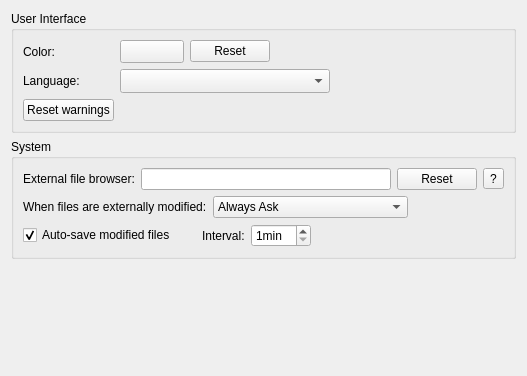
<?xml version="1.0" encoding="UTF-8"?>
<ui version="4.0">
 <class>Core::Internal::GeneralSettings</class>
 <widget class="QWidget" name="Core::Internal::GeneralSettings">
  <property name="geometry">
   <rect>
    <x>0</x>
    <y>0</y>
    <width>527</width>
    <height>376</height>
   </rect>
  </property>
  <layout class="QVBoxLayout" name="verticalLayout">
   <item>
    <widget class="QGroupBox" name="interfaceBox">
     <property name="title">
      <string>User Interface</string>
     </property>
     <layout class="QGridLayout" name="gridLayout_2">
      <item row="0" column="0">
       <widget class="QLabel" name="colorLabel">
        <property name="text">
         <string>Color:</string>
        </property>
        <property name="buddy">
         <cstring>colorButton</cstring>
        </property>
       </widget>
      </item>
      <item row="0" column="1">
       <layout class="QHBoxLayout" name="horizontalLayout">
        <item>
         <widget class="Utils::QtColorButton" name="colorButton">
          <property name="sizePolicy">
           <sizepolicy hsizetype="Preferred" vsizetype="Preferred">
            <horstretch>0</horstretch>
            <verstretch>0</verstretch>
           </sizepolicy>
          </property>
          <property name="minimumSize">
           <size>
            <width>64</width>
            <height>0</height>
           </size>
          </property>
          <property name="alphaAllowed" stdset="0">
           <bool>false</bool>
          </property>
         </widget>
        </item>
        <item>
         <widget class="QPushButton" name="resetColorButton">
          <property name="toolTip">
           <string comment="Color">Reset to default.</string>
          </property>
          <property name="text">
           <string>Reset</string>
          </property>
         </widget>
        </item>
        <item>
         <spacer name="horizontalSpacer">
          <property name="orientation">
           <enum>Qt::Horizontal</enum>
          </property>
          <property name="sizeHint" stdset="0">
           <size>
            <width>285</width>
            <height>20</height>
           </size>
          </property>
         </spacer>
        </item>
       </layout>
      </item>
      <item row="2" column="0">
       <widget class="QLabel" name="languageLabel">
        <property name="text">
         <string>Language:</string>
        </property>
       </widget>
      </item>
      <item row="2" column="1">
       <layout class="QHBoxLayout" name="horizontalLayout_3">
        <item>
         <widget class="QComboBox" name="languageBox">
          <property name="sizeAdjustPolicy">
           <enum>QComboBox::AdjustToMinimumContentsLengthWithIcon</enum>
          </property>
          <property name="minimumContentsLength">
           <number>20</number>
          </property>
         </widget>
        </item>
        <item>
         <spacer name="horizontalSpacer_2">
          <property name="orientation">
           <enum>Qt::Horizontal</enum>
          </property>
          <property name="sizeHint" stdset="0">
           <size>
            <width>285</width>
            <height>20</height>
           </size>
          </property>
         </spacer>
        </item>
       </layout>
      </item>
      <item row="3" column="0">
       <widget class="QPushButton" name="resetWarningsButton">
        <property name="toolTip">
         <string>Re-enable all warnings which were suppressed using &quot;Don't show again&quot; button (e.g. missing highlighter).</string>
        </property>
        <property name="text">
         <string comment="Button text">Reset warnings</string>
        </property>
       </widget>
      </item>
     </layout>
    </widget>
   </item>
   <item>
    <widget class="QGroupBox" name="systemBox">
     <property name="title">
      <string>System</string>
     </property>
     <layout class="QGridLayout" name="gridLayout">
      <item row="0" column="2">
       <widget class="QPushButton" name="resetFileBrowserButton">
        <property name="toolTip">
         <string comment="File Browser">Reset to default.</string>
        </property>
        <property name="text">
         <string>Reset</string>
        </property>
       </widget>
      </item>
      <item row="2" column="0" colspan="4">
       <layout class="QHBoxLayout" name="horizontalLayout_5">
        <item>
         <widget class="QCheckBox" name="autoSaveCheckBox">
          <property name="toolTip">
           <string>Automatically create temporary copies of modified files. If Qt Creator is restarted after a crash or power failure, it asks whether to recover the auto-saved content.</string>
          </property>
          <property name="text">
           <string>Auto-save modified files</string>
          </property>
          <property name="checked">
           <bool>true</bool>
          </property>
         </widget>
        </item>
        <item>
         <spacer name="horizontalSpacer_6">
          <property name="orientation">
           <enum>Qt::Horizontal</enum>
          </property>
          <property name="sizeType">
           <enum>QSizePolicy::Fixed</enum>
          </property>
          <property name="sizeHint" stdset="0">
           <size>
            <width>20</width>
            <height>20</height>
           </size>
          </property>
         </spacer>
        </item>
        <item>
         <widget class="QLabel" name="autoSaveIntervalLabel">
          <property name="text">
           <string>Interval:</string>
          </property>
         </widget>
        </item>
        <item>
         <widget class="QSpinBox" name="autoSaveInterval">
          <property name="suffix">
           <string extracomment="unit for minutes">min</string>
          </property>
          <property name="minimum">
           <number>1</number>
          </property>
         </widget>
        </item>
        <item>
         <spacer name="horizontalSpacer_5">
          <property name="orientation">
           <enum>Qt::Horizontal</enum>
          </property>
          <property name="sizeHint" stdset="0">
           <size>
            <width>40</width>
            <height>20</height>
           </size>
          </property>
         </spacer>
        </item>
       </layout>
      </item>
      <item row="1" column="0" colspan="4">
       <layout class="QHBoxLayout" name="horizontalLayout_2">
        <item>
         <widget class="QLabel" name="modifiedLabel">
          <property name="text">
           <string>When files are externally modified:</string>
          </property>
         </widget>
        </item>
        <item>
         <widget class="QComboBox" name="reloadBehavior">
          <property name="currentIndex">
           <number>0</number>
          </property>
          <item>
           <property name="text">
            <string>Always Ask</string>
           </property>
          </item>
          <item>
           <property name="text">
            <string>Reload All Unchanged Editors</string>
           </property>
          </item>
          <item>
           <property name="text">
            <string>Ignore Modifications</string>
           </property>
          </item>
         </widget>
        </item>
        <item>
         <spacer name="horizontalSpacer_3">
          <property name="orientation">
           <enum>Qt::Horizontal</enum>
          </property>
          <property name="sizeHint" stdset="0">
           <size>
            <width>40</width>
            <height>20</height>
           </size>
          </property>
         </spacer>
        </item>
       </layout>
      </item>
      <item row="0" column="3">
       <widget class="QToolButton" name="helpExternalFileBrowserButton">
        <property name="text">
         <string>?</string>
        </property>
        <property name="icon">
         <iconset resource="core.qrc">
          <normaloff>:/core/images/help.png</normaloff>:/core/images/help.png</iconset>
        </property>
       </widget>
      </item>
      <item row="0" column="0">
       <widget class="QLabel" name="externalFileBrowserLabel">
        <property name="text">
         <string>External file browser:</string>
        </property>
       </widget>
      </item>
      <item row="0" column="1">
       <widget class="QLineEdit" name="externalFileBrowserEdit"/>
      </item>
     </layout>
    </widget>
   </item>
   <item>
    <spacer name="verticalSpacer">
     <property name="orientation">
      <enum>Qt::Vertical</enum>
     </property>
     <property name="sizeHint" stdset="0">
      <size>
       <width>20</width>
       <height>30</height>
      </size>
     </property>
    </spacer>
   </item>
  </layout>
 </widget>
 <customwidgets>
  <customwidget>
   <class>Utils::QtColorButton</class>
   <extends>QToolButton</extends>
   <header location="global">utils/qtcolorbutton.h</header>
  </customwidget>
 </customwidgets>
 <resources>
  <include location="core.qrc"/>
 </resources>
 <connections>
  <connection>
   <sender>autoSaveCheckBox</sender>
   <signal>toggled(bool)</signal>
   <receiver>autoSaveInterval</receiver>
   <slot>setEnabled(bool)</slot>
   <hints>
    <hint type="sourcelabel">
     <x>161</x>
     <y>262</y>
    </hint>
    <hint type="destinationlabel">
     <x>342</x>
     <y>263</y>
    </hint>
   </hints>
  </connection>
 </connections>
</ui>
